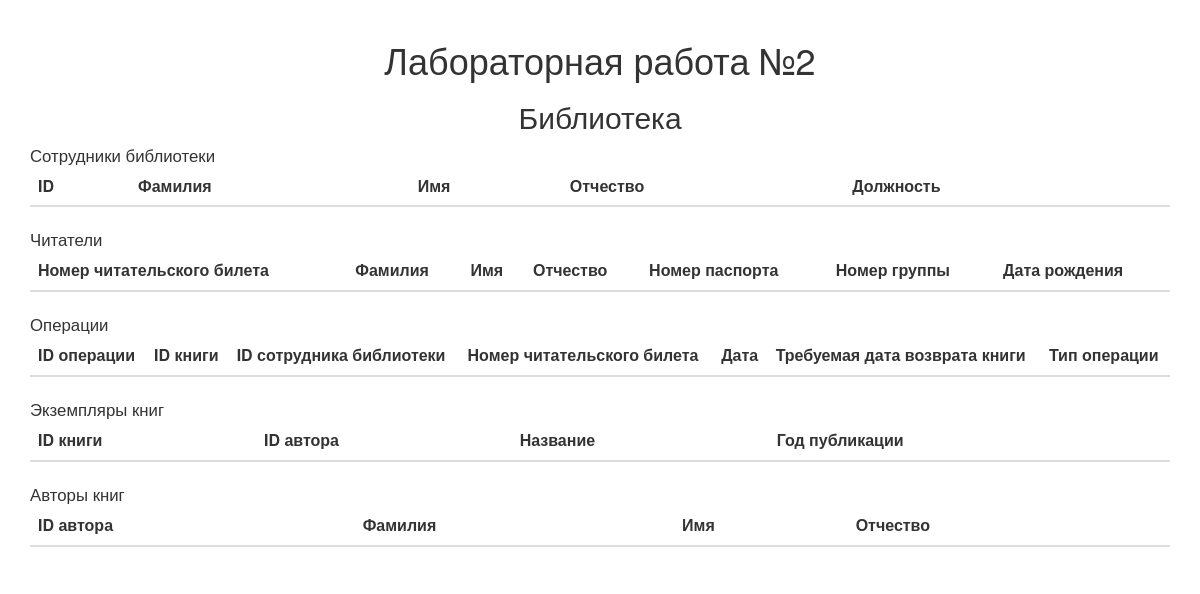
Before: / with the older database file.
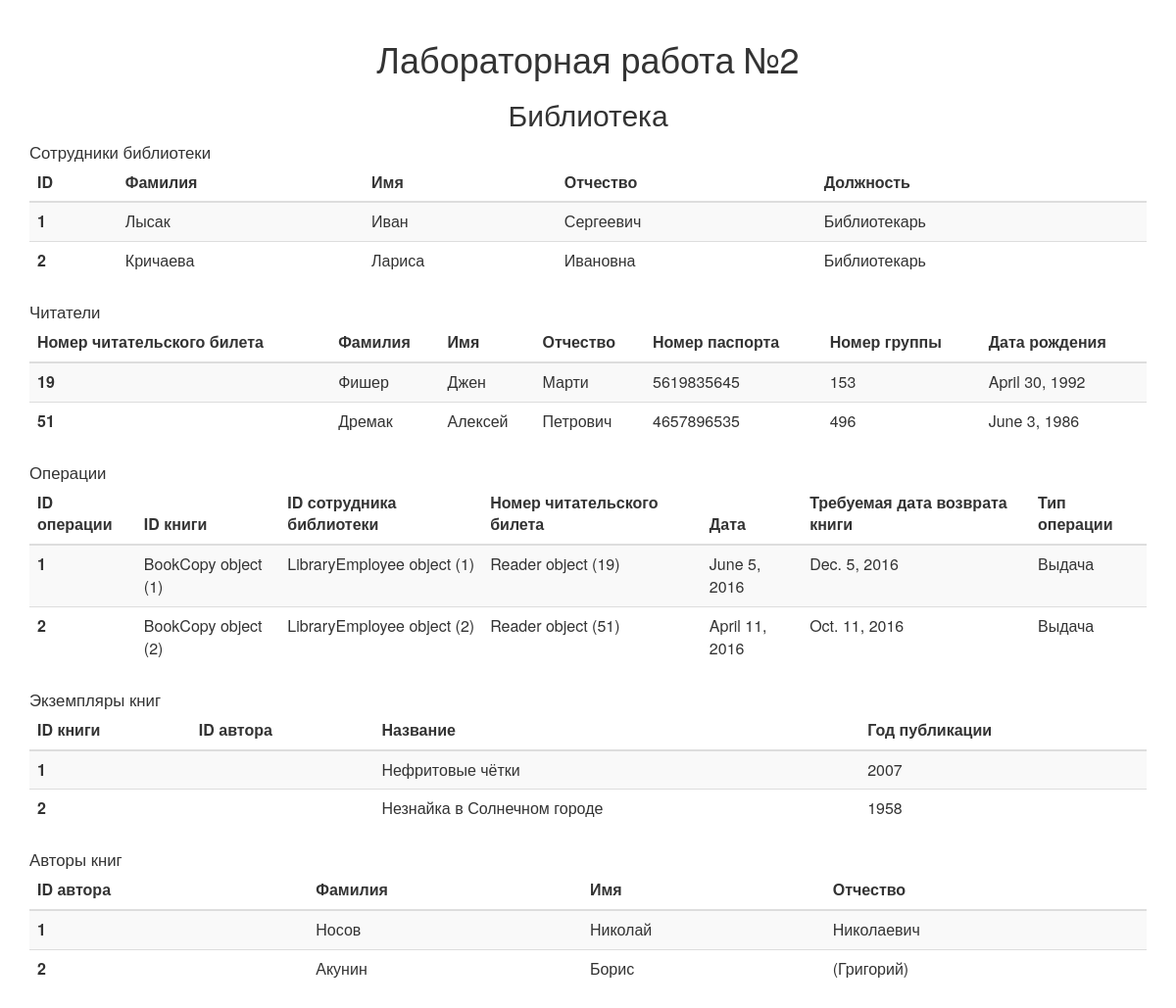
After: the same page with the newer database file.
### Library_App/models.py (models this page shows)
class LibraryEmployee(models.Model):
    name = models.CharField(max_length=30)
    patronymic_name = models.CharField(max_length=30)
    surname = models.CharField(max_length=30)
    position = models.TextField(max_length=30)

class Reader(models.Model):
    library_card_number = models.IntegerField(primary_key=True)
    name = models.CharField(max_length=30)
    patronymic_name = models.CharField(max_length=30)
    surname = models.CharField(max_length=30)
    passport_number = models.IntegerField()
    date_of_birth = models.DateField()
    group_number = models.IntegerField()

class Operation(models.Model):
    book_copy = models.ForeignKey('BookCopy')
    library_card_number= models.ForeignKey('Reader')
    library_employee = models.ForeignKey('LibraryEmployee')
    operation_date = models.DateField()
    required_return_date = models.DateField()
    operation_type = models.CharField(max_length=15)

class BookCopy(models.Model):
    name = models.CharField(max_length=30)
    year_of_publication = models.IntegerField()

class Author(models.Model):
    name = models.CharField(max_length=30)
    patronymic_name = models.CharField(max_length=30)
    surname = models.CharField(max_length=30)

### Library_App/views.py (the view)
# urls.py: url(r'^$', IndexView.as_view()))
class IndexView(TemplateView):
    template_name = "index.html"
    def get_context_data(self, **kwargs):
        context = super(IndexView, self).get_context_data(**kwargs)
        context.update(
            {
                'employees_list' : LibraryEmployee.objects.all(),
                'readers_list' : Reader.objects.all(),
                'operations_list' : Operation.objects.all(),
                'book_copies_list' : BookCopy.objects.all(),
                'authors_list' : Author.objects.all()
            }
        )
        return context

### Library_App/templates/index.html (shortened to what this page needs)
﻿<!DOCTYPE html>
<html>
	<head>
        <link rel="stylesheet" href="https://maxcdn.bootstrapcdn.com/bootstrap/3.3.4/css/bootstrap.min.css">
        <link rel="stylesheet" href="https://maxcdn.bootstrapcdn.com/bootstrap/3.3.4/css/bootstrap-theme.min.css">
	</head>
	<body>
        <div class="container">
            <h1 style="text-align:center;">Лабораторная работа №2</h1>
            <h2 style="text-align:center;">Библиотека</h2>
            <big>Сотрудники библиотеки</big>
            <table class="table table-striped">
                <thead>
                <tr>
                  <th>ID</th>
                  <th>Фамилия</th>
                  <th>Имя</th>
                  <th>Отчество</th>
		  <th>Должность</th>
                </tr>
                </thead>
                <tbody>
                    {% for employee in employees_list %}
                        <tr>
                            <th scope="row">{{employee.id}}</th>
                            <td>{{employee.surname}}</td>
                            <td>{{employee.name}}</td>
                            <td>{{employee.patronymic_name}}</td>
                            <td>{{employee.position}}</td>
                        </tr>
                    {% endfor %}
                </tbody>
            </table>
            <big>Читатели</big>
            <table class="table table-striped">
                <thead>
                    <tr>
                        <th>Номер читательского билета</th>
                        <th>Фамилия</th>
                        <th>Имя</th>
                        <th>Отчество</th>
                        <th>Номер паспорта</th>
                        <th>Номер группы</th>
                        <th>Дата рождения</th>
                    </tr>
                </thead>
                <tbody>
                    {% for reader in readers_list %}
                    <tr>
                        <th scope="row">{{reader.library_card_number}}</th>
                        <td>{{reader.surname}}</td>
                        <td>{{reader.name}}</td>
                        <td>{{reader.patronymic_name}}</td>
                        <td>{{reader.passport_number}}</td>
                        <td>{{reader.group_number}}</td>
                        <td>{{reader.date_of_birth}}</td>
                    </tr>
                    {% endfor %}
                </tbody>
            </table>
            <big>Операции</big>
            <table class="table table-striped">
                <thead>
                    <tr>
			<th>ID операции</th>
                        <th>ID книги</th>
                        <th>ID сотрудника библиотеки</th>
                        <th>Номер читательского билета</th>
                        <th>Дата</th>
                        <th>Требуемая дата возврата книги</th>
                        <th>Тип операции</th>
                    </tr>
                </thead>
                <tbody>
                    {% for operation in operations_list %}
                    <tr>
                        <th scope="row">{{operation.id}}</th>
                        <td>{{operation.book_copy}}</td>
                        <td>{{operation.library_employee}}</td>
                        <td>{{operation.library_card_number}}</td>
                        <td>{{operation.operation_date}}</td>
                        <td>{{operation.required_return_date}}</td>
                        <td>{{operation.operation_type}}</td>
                    </tr>
                    {% endfor %}
                </tbody>
            </table>
	    <big>Экземпляры книг</big>
            <table class="table table-striped">
                <thead>
                <tr>
                  <th>ID книги</th>
                  <th>ID автора</th>
                  <th>Название</th>
                  <th>Год публикации</th>
                </tr>
                </thead>
                <tbody>
                    {% for copy in book_copies_list %}
                        <tr>
                            <th scope="row">{{copy.id}}</th>
                            <td>{{copy.author}}</td>
                            <td>{{copy.name}}</td>
                            <td>{{copy.year_of_publication}}</td>
                        </tr>
                    {% endfor %}
                </tbody>
            </table>
	    <big>Авторы книг</big>
            <table class="table table-striped">
                <thead>
                <tr>
                  <th>ID автора</th>
                  <th>Фамилия</th>
                  <th>Имя</th>
                  <th>Отчество</th>
                </tr>
                </thead>
                <tbody>
                    {% for author in authors_list %}
                        <tr>
                            <th scope="row">{{author.id}}</th>
                            <td>{{author.surname}}</td>
                            <td>{{author.name}}</td>
                            <td>{{author.patronymic_name}}</td>
                        </tr>
                    {% endfor %}
                </tbody>
            </table>
        </div>
	</body>
</html>

Changed rows visible on the page:
added LibraryEmployee: id "1", surname "Лысак", name "Иван", patronymic_name "Сергеевич", position "Библиотекарь"
added LibraryEmployee: id "2", surname "Кричаева", name "Лариса", patronymic_name "Ивановна", position "Библиотекарь"
added Reader: library_card_number "19", surname "Фишер", name "Джен", patronymic_name "Марти", passport_number "5619835645", group_number "153", date_of_birth "April 30, 1992"
added Reader: library_card_number "51", surname "Дремак", name "Алексей", patronymic_name "Петрович", passport_number "4657896535", group_number "496", date_of_birth "June 3, 1986"
added Operation: id "1", book_copy "BookCopy object (1)", library_employee "LibraryEmployee object (1)", library_card_number "Reader object (19)", operation_date "June 5, 2016", required_return_date "Dec. 5, 2016", operation_type "Выдача"
added Operation: id "2", book_copy "BookCopy object (2)", library_employee "LibraryEmployee object (2)", library_card_number "Reader object (51)", operation_date "April 11, 2016", required_return_date "Oct. 11, 2016", operation_type "Выдача"
added BookCopy: id "1", name "Нефритовые чётки", year_of_publication "2007"
added BookCopy: id "2", name "Незнайка в Солнечном городе", year_of_publication "1958"
added Author: id "1", surname "Носов", name "Николай", patronymic_name "Николаевич"
added Author: id "2", surname "Акунин", name "Борис", patronymic_name "(Григорий)"
